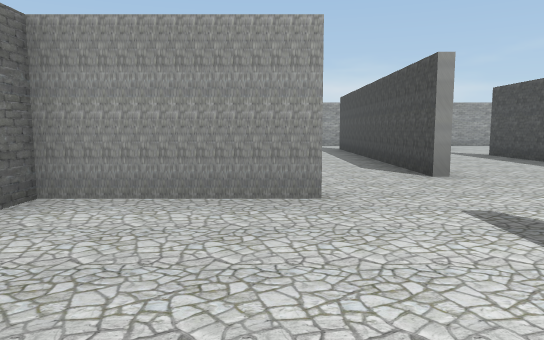
View 1 (above)

17 first-person views from a walk through a 3-D level made in the Unity game engine. The camera is 1.4 m above the floor, tilts 6° down and sees 70° across. The floor is counted in squares, 2 m on a side. Each view is taken from the middle of a square. On the plan, view 1 faces up. The plan holds only what a view shows up to about 11 squares ahead; the rest is blank. The player character is not drawn.

View 2
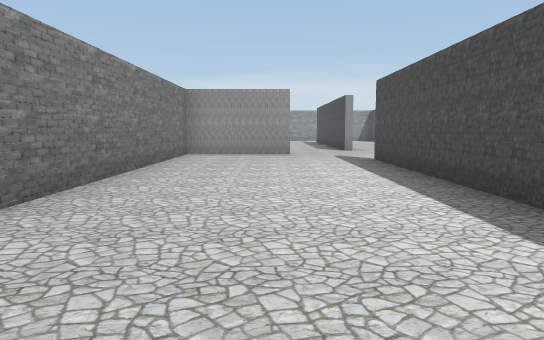

View 3
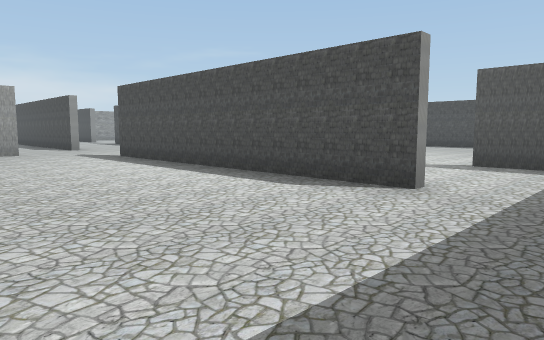

View 4
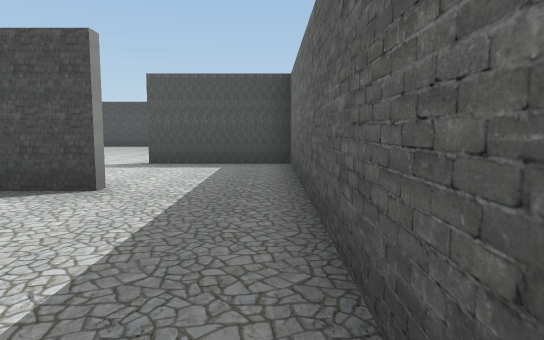

View 5
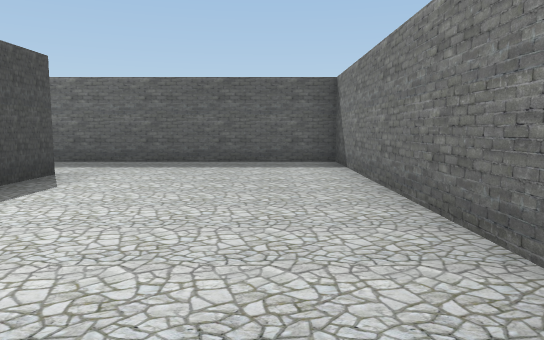

View 6
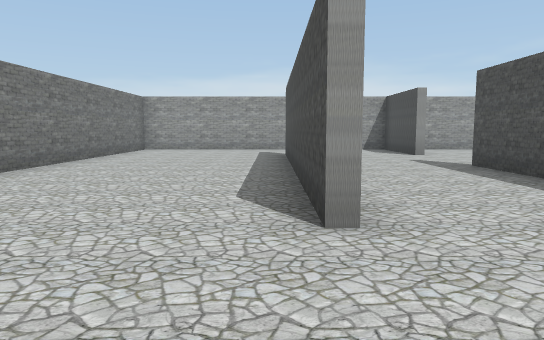

View 7
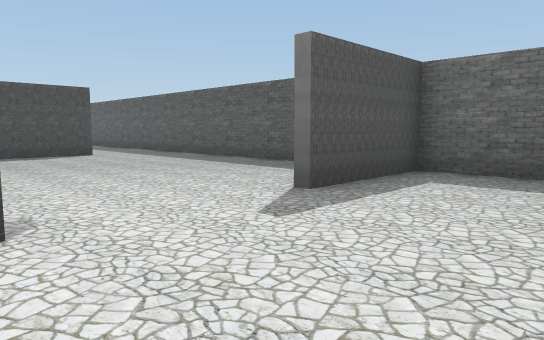

View 8
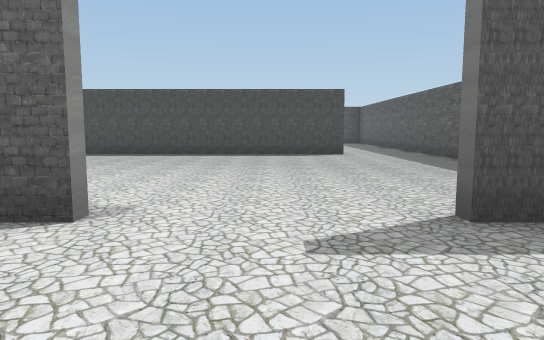

View 9
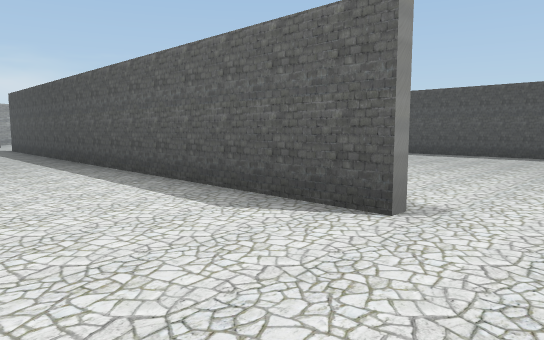

View 10
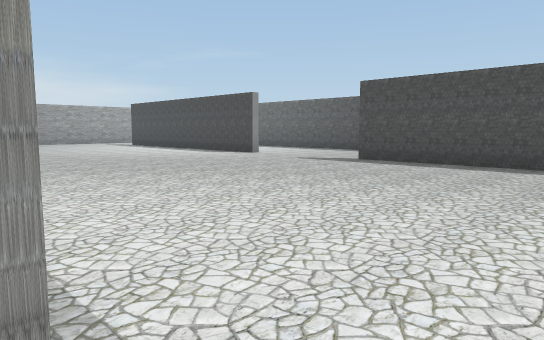

View 11
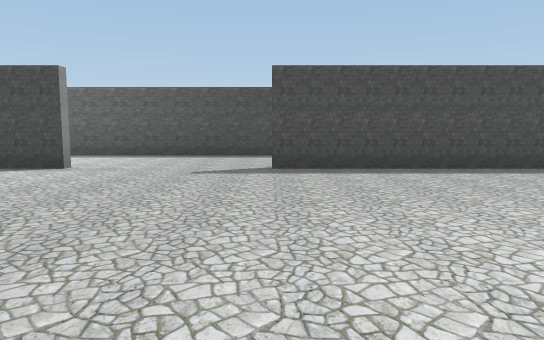

View 12
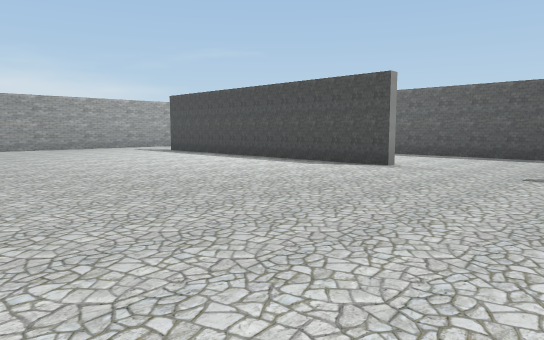

View 13
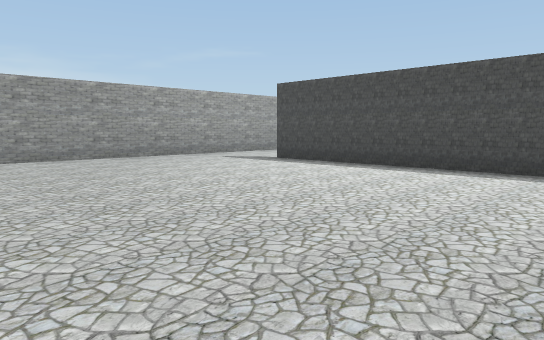

View 14
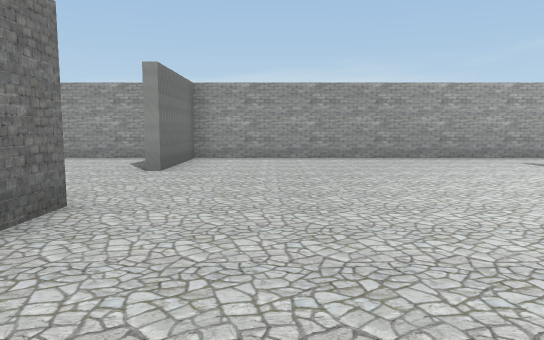

View 15
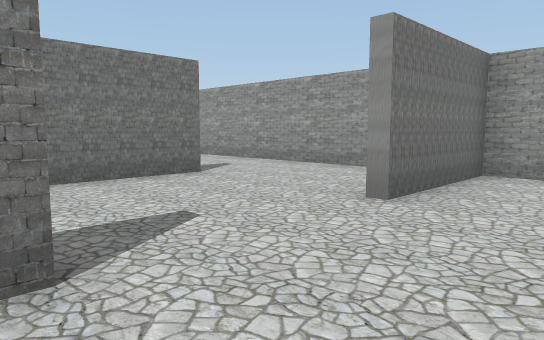

View 16
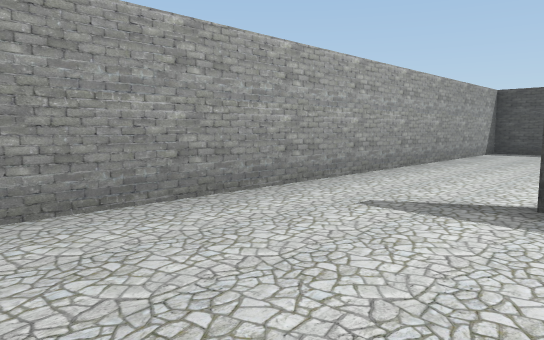

View 17
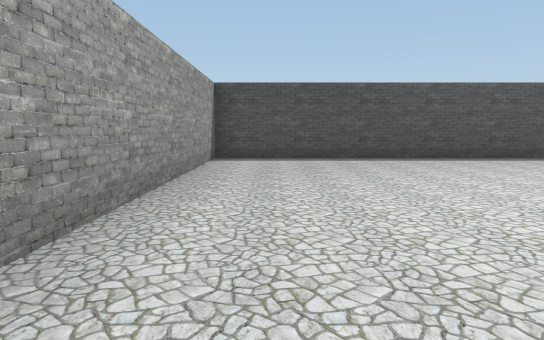

### Floor plan
Points are (right, up) in squares from view 1. A wall is a line through its corners. A room is listed if a view was taken in it or the views show most of it. See-through windows are left out.
Room 1 (views 1, 2, 3, 4, 5)
walls: (2.4, -6.1) (2.4, 2); (0.6, 3.9) (-2.4, 3.9) (-2.4, -8.4) (1.5, -8.4)
ways out: opening at (1.5, 2.5) to room 2; opening at (2, -7.5) to room 2
Room 2 (views 6, 7, 8, 9, 10, 11, 12, 13, 14, 15, 16, 17)
walls: (13.9, 5.6) (13.9, 13.8); (6.1, 10.6) (6.1, 9.6); (2.4, 5.6) (2.4, 13.4); (17.4, 2) (17.4, 7.5); (5.9, 13.5) (5.9, 14.1); (5.9, -2.6) (5.9, 10.5); (2.6, 13.8) (2.6, 11.4); (5, 16.4) (-1.2, 16.4); (22.4, 8.4) (22.4, 16.4) (6.1, 16.4) (6.1, 13.5); (13.9, -6.1) (13.9, 2); (8.6, -8.4) (14.1, -8.4); (-2.4, 14.1) (-2.4, 9.1); (1.5, -8.4) (5.9, -8.4) (5.9, -5.5)
ways out: opening at (1.5, 2.5) to room 1; opening at (2, -7.5) to room 1; opening at (14, -7.5)

Where each view was taken, in squares from view 1:
view 1: 0 up, 0 right, facing up
view 2: 7 down, 0 right, facing up
view 3: 8 down, 2 left, facing up-right
view 4: 8 down, 2 left, facing right
view 5: 0 up, 1 left, facing down
view 6: 3 up, 2 right, facing up
view 7: 2 down, 3 right, facing down-right
view 8: 4 down, 3 right, facing right
view 9: 4 down, 3 right, facing up-right
view 10: 3 down, 6 right, facing up-right
view 11: 2 up, 7 right, facing right
view 12: 2 up, 7 right, facing up-right
view 13: 7 up, 7 right, facing up-right
view 14: 7 up, 8 right, facing up
view 15: 10 up, 8 right, facing up-left
view 16: 13 up, 10 right, facing up-right
view 17: 15 up, 13 right, facing right
